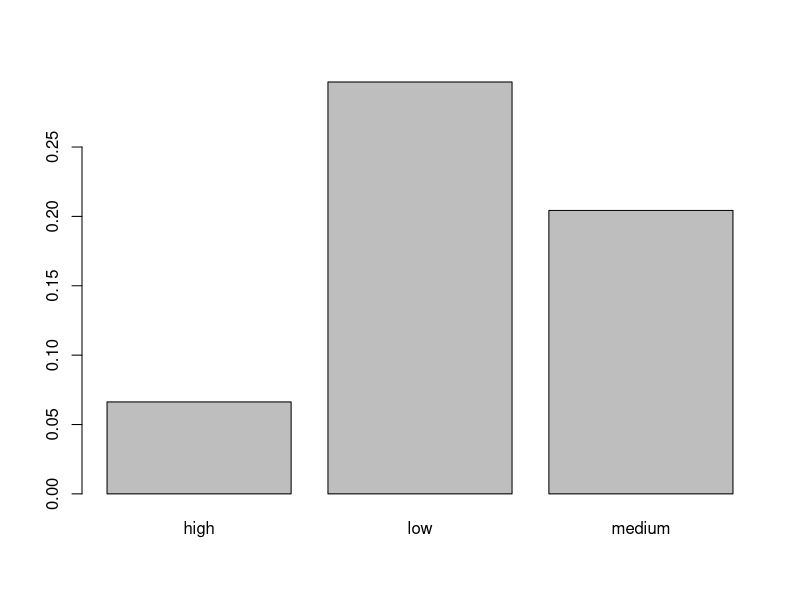
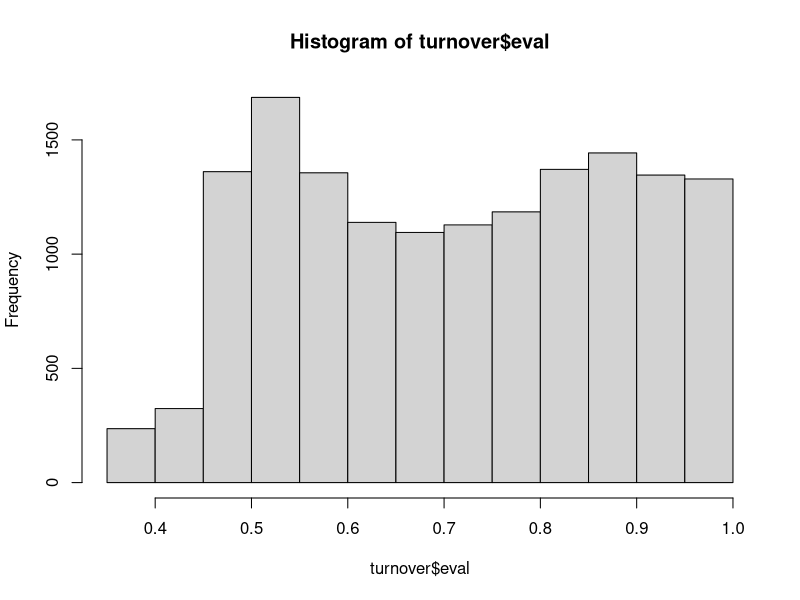
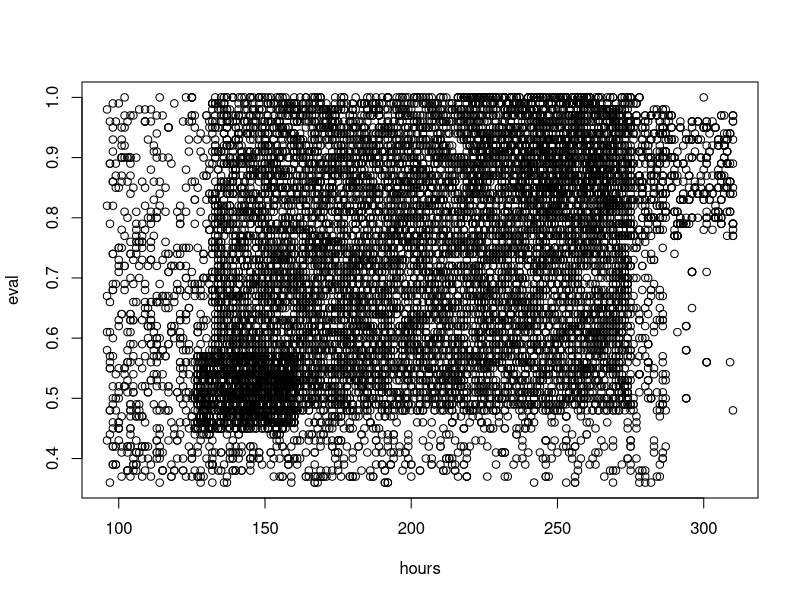

These figures' R source, in order:
## Data science with R ##

# Setting working directory #
url1 <- "/Users/miguel/Dropbox (Personal)/DATA-2017-2"
url2 <- "/[DATA-02] Data science with R/"
url <- paste(url1, url2, sep="")
setwd(url)

# Opening file #
turnover <- read.csv(file="turnover.csv")

# Dimension #
dim(turnover)

# Head and tail #
head(turnover)
tail(turnover)

# Structure #
str(turnover)

# Summary #
summary(turnover)

# Function table #
table(turnover$dept)
sort(table(turnover$dept), decreasing=T)
table(turnover$dept, turnover$salary)

# Function tapply #
tapply(turnover$left, turnover$salary, mean)
tapply(turnover$left, turnover$dept, mean)
sort(tapply(turnover$left, turnover$dept, mean), decreasing=T)

# Graphical version #
barplot(tapply(turnover$left, turnover$salary, mean))

# Correlation matrix #
cor(turnover[, 1:8])
round(cor(turnover[, 1:8]), 2)

# Histogram #
hist(turnover$eval)

# Scatterplot #
plot(eval ~ hours, data=turnover)
